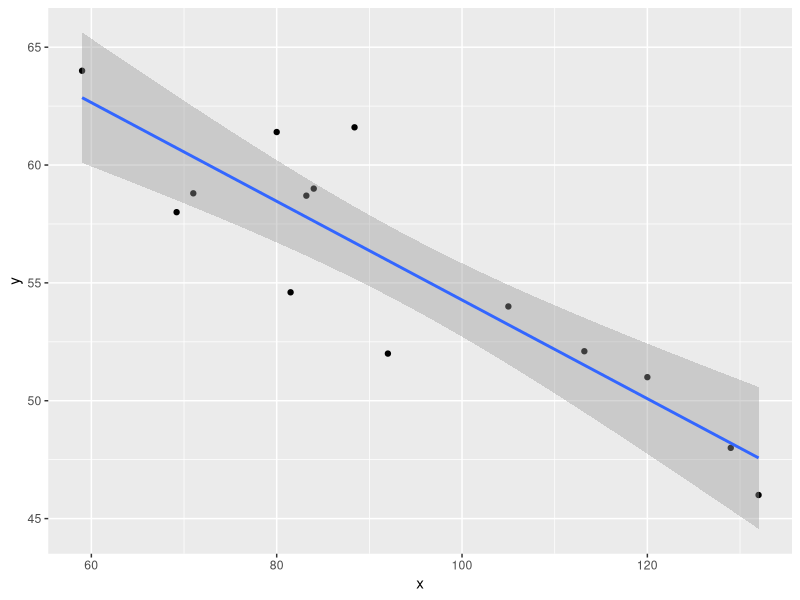

Source code (R):
x<-c(132,129,120,113.2,105,92,84,83.2,88.4,59,80,81.5,71,69.2)
y<-c(46,48,51,52.1,54,52,59,58.7,61.6,64,61.4,54.6,58.8,58)
medx<-mean(x)
medy<-mean(y)
sxy<-cov(x,y)
vx<-var(x)
pend<-sxy/vx
ordo<-medy-(pend*medx)
datoss<-data.frame(x,y)
require(ggplot2)
ggplot(datoss,aes(x=x,y=y))+geom_point()+geom_smooth(method = "lm")
az<-c(0:150)
recta<-pend*az+ordo

